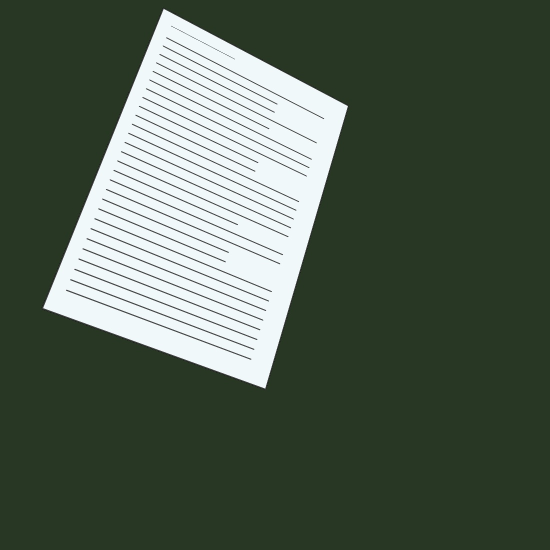
#> input picture assets/images/scan.jpg, 1100 x 1100 px (shown at 1/2 size)
$ jupyter execute '18. Perspective Transforms.ipynb'
#> lines starting #> are read from the running program, lines starting #| are printed output that depends on the picture; after the words box and inside, x2 and y2 are one past the last pixel; in counts of white or black regions, pixels touching at a corner belong together
# **Perspective Transforms**

### **Objectives:**

1. Using OpenCV's getPerspectiveTransform
2. Using findContours to get corners and automate perspective Transform

> **Assets note.** The original asset pack for this course was never committed to this repo (no `images/`, `videos/`, or `haarcascades/`, in any past commit). This fork ships a real, working replacement set — sourced from OpenCV's own official sample data where a good match existed, generated procedurally where it didn't (see `scripts/generate_assets.py`) — under `assets/images/`, `assets/videos/`, and `assets/haarcascades/`, plus small, called-out fixes wherever a swap needed one. Nothing else was removed. See the README for the full source list. No download step needed — just run the cells top to bottom.

[cell 1]
import cv2
import numpy as np
from matplotlib import pyplot as plt

# Define our imshow function
def imshow(title = "Image", image = None, size = 10):
    w, h = image.shape[0], image.shape[1]
    aspect_ratio = w/h
    plt.figure(figsize=(size * aspect_ratio,size))
    plt.imshow(cv2.cvtColor(image, cv2.COLOR_BGR2RGB))
    plt.title(title)
    plt.show()

[cell 2]
image = cv2.imread('./assets/images/scan.jpg')
#> image is the input picture: shape (1100, 1100, 3); mean B, G, R 81.2, 95.5, 82.3

# Convert to Grayscale
gray = cv2.cvtColor(image, cv2.COLOR_BGR2GRAY)

_, th2 = cv2.threshold(gray, 0, 255, cv2.THRESH_BINARY + cv2.THRESH_OTSU)
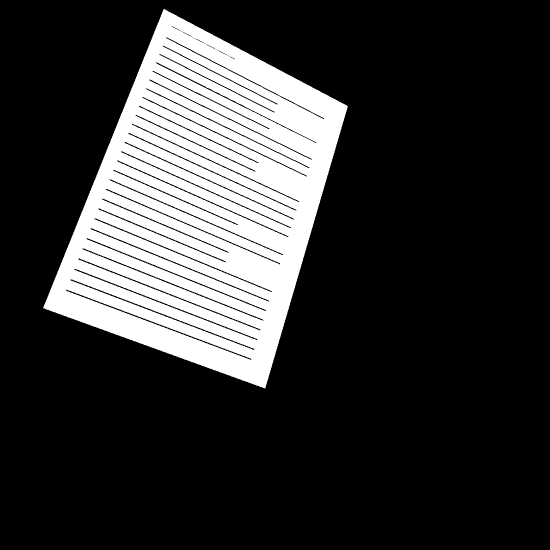
#> th2: shape (1100, 1100) (shown at 1/2 size); 20.9% white; 1 white region, box (x1, y1, x2, y2) and area: (86, 18, 696, 777) 253158
imshow('After thresholding', th2)

# Use a copy of your image e.g. edged.copy(), since findContours alters the image
contours, hierarchy = cv2.findContours(th2, cv2.RETR_EXTERNAL, cv2.CHAIN_APPROX_SIMPLE)
#> contours = 1 contour; box (x1, y1, x2, y2) and area: (86, 18, 696, 777) 271518

# Draw all contours, note this overwrites the input image (inplace operation)
# Use '-1' as the 3rd parameter to draw all
cv2.drawContours(image, contours, -1, (0,255,0), thickness = 2)
imshow('Contours overlaid on original image', image)
#> call 2 of imshow, with title = 'Contours overlaid on original image', size = 10
#> in imshow (call 2), `plt.show()`:
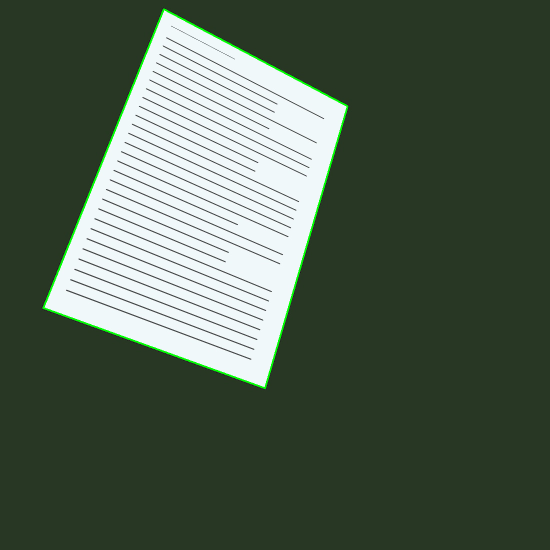
#> shown: shape (1100, 1100, 3) (shown at 1/2 size); mean R, G, B 81.2, 96, 80.1

print("Number of Contours found = " + str(len(contours)))
#| Number of Contours found = 1

### **Approxiamte our contour above to just 4 points using approxPolyDP**

[cell 3]
# Sort contours large to small by area

sorted_contours = sorted(contours, key=cv2.contourArea, reverse=True)
#> sorted_contours has the same summary as contours

# loop over the contours
for cnt in sorted_contours:
	# approximate the contour
	perimeter = cv2.arcLength(cnt, True)
	approx = cv2.approxPolyDP(cnt, 0.05 * perimeter, True)

	if len(approx) == 4:
		break
#> this loop made 1 pass
#> (perimeter, approx) on pass 1: (2288.2, [[327, 18], [86, 615], [530, 776], [695, 212]])

# Our x, y cordinates of the four corners
print("Our 4 corner points are:")
print(approx)
#| [[[327  18]]
#|  [[ 86 615]]
#|  [[530 776]]
#|  [[695 212]]]

### **Use getPerspectiveTransform and warpPerspective to create our top down view**

Note: We mannauly matched the order of the points

**Why this needs a *perspective* transform, not the affine one from notebook 05:** an affine transform (2×3 matrix) can rotate, scale, translate, and shear, but it always keeps parallel lines parallel — it physically cannot represent "this page was photographed at an angle, so its far edge looks shorter." A homography (the 3×3 matrix `getPerspectiveTransform` returns) adds one more degree of freedom: the bottom row isn't forced to be `[0, 0, 1]` anymore, which lets it *converge* lines the way a real camera does. Concretely, mapping a point now involves a division:

$$x' = \frac{ax + by + c}{gx + hy + 1}, \quad y' = \frac{dx + ey + f}{gx + hy + 1}$$

That denominator is the whole trick — it's what lets far-apart pixels in the skewed original get squeezed closer together (or stretched apart) in the output, undoing exactly the distortion a camera's perspective introduced. With 4 point correspondences (the 4 document corners found above) and 8 unknowns (a,b,c,d,e,f,g,h — the matrix is defined only up to scale, so 9 entries minus 1 constraint), the system is fully determined — which is exactly why the corner-finding step needed *exactly* 4 points, no more, no fewer.

[cell 4]
# Order obtained here is top left, bottom left, bottom right, top right
inputPts = np.float32(approx)
#> inputPts = [[327, 18], [86, 615], [530, 776], [695, 212]]

outputPts = np.float32([[0,0],
                       [0,800],
                       [500,800],
                       [500,0]])

# Get our Transform Matrix, M
M = cv2.getPerspectiveTransform(inputPts,outputPts)
#> M = [[0.929, 0.375, -310.4], [-0.612, 1.16, 179.4], [-0.000284, 0.000123, 1]]

# Apply the transform Matrix M using Warp Perspective
dst = cv2.warpPerspective(image, M, (500,800))
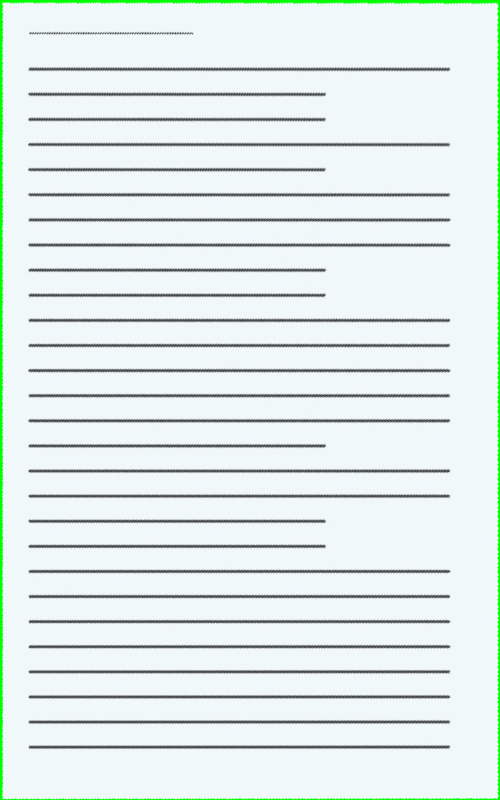
#> dst: shape (800, 500, 3); mean B, G, R 233.2, 235.1, 224.2

imshow("Perspective", dst)
